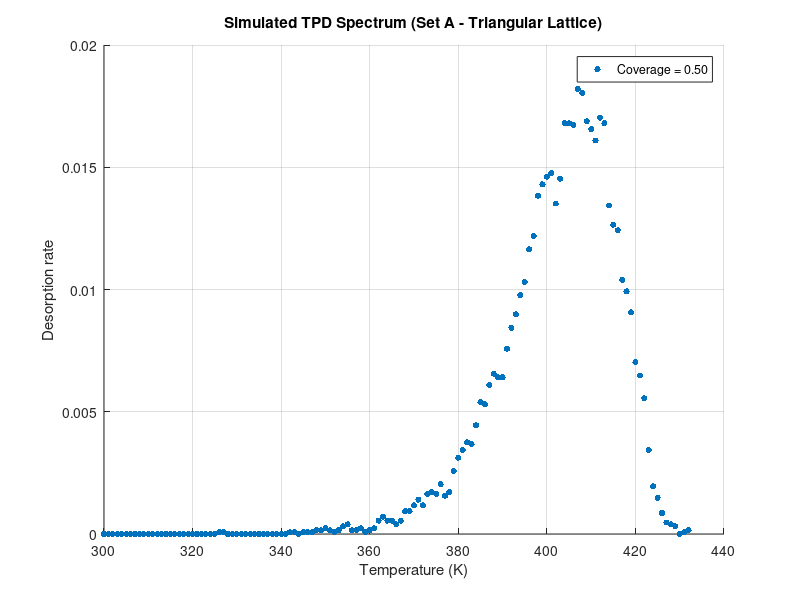

Recreate this plot in MATLAB.
%7/30 - Triangular lattice, sort of works 

clear L lattice N_sites N_ads ind_all neighbors nei ni nj rows cols rates;
clear kB Ed0 eps_nn nu beta T T_max t theta0;

figure; hold on; 

%% --- Parameters (Set A, Triangular lattice) ---
L = 80;                      % Lattice size (L x L)
kB = 0.001987;               % Boltzmann constant [kcal/mol/K]
Ed0 = 30.0;                  % Desorption barrier for isolated molecule [kcal/mol]
eps_nn = 0.00;               % NN interaction energy [kcal/mol] (Set A)
nu = 1e15;                   % Pre-exponential factor [1/s]
beta = 1;                    % Heating rate [K/s] (default unless stated otherwise)
T = 300;                     % Initial temperature [K]
T_max = 600;                 % Max temperature [K]
t = 0;                       % Initial time [s]
theta0 = 0.5;                % Initial coverage (Set A from the article)

%% --- Initialization ---
lattice = zeros(L);          % 0 = empty, 1 = occupied
N_sites = L^2;
N_ads = round(theta0 * N_sites);
ind_all = randperm(N_sites, N_ads);
lattice(ind_all) = 1;

%% --- Neighbor indexing (triangular lattice, periodic boundaries) ---
neighbors = @(i,j) mod([i-1 i+1 i   i   i+1 i-1] - 1, L) + 1; % row neighbors
neighbors_col = @(i,j) mod([j   j   j-1 j+1 j+1 j-1] - 1, L) + 1; % column neighbors

%% --- Simulation Setup ---
dT = 1; % Temperature increment per iteration [K]
T_range = T:dT:T_max;
TPD_data = zeros(length(T_range),2);
idx = 1;

for T = T_range
    % Surface relaxation (random hops)
    for sweep = 1:1000
        i = randi(L); j = randi(L);
        if lattice(i,j) == 1
            nei_r = neighbors(i,j);
            nei_c = neighbors_col(i,j);
            dir = randi(6);
            ni = nei_r(dir); nj = nei_c(dir);
            if lattice(ni, nj) == 0
                lattice(ni, nj) = 1;
                lattice(i, j) = 0;
            end
        end
    end

    % Compute desorption rates
    [rows, cols] = find(lattice == 1);
    N_ads = numel(rows);
    rates = zeros(N_ads, 1);

    for k = 1:N_ads
        i = rows(k); j = cols(k);
        nei_r = neighbors(i,j);
        nei_c = neighbors_col(i,j);
        nn_count = 0;
        for n = 1:6
            if lattice(nei_r(n), nei_c(n)) == 1
                nn_count = nn_count + 1;
            end
        end
        Ed = Ed0 - nn_count * eps_nn;
        rates(k) = nu * exp(-Ed / (kB * T));
    end

    R_tot = sum(rates);

    % Calculate number of desorptions in this temperature step
    dt = dT / beta;
    N_desorb = min(poissrnd(R_tot * dt), N_ads);

    if N_desorb > 0
        cum_rates = cumsum(rates) / R_tot;
        for des = 1:N_desorb
            r = rand();
            des_index = find(cum_rates >= r, 1);
            lattice(rows(des_index), cols(des_index)) = 0;
            rates(des_index) = 0;
            cum_rates = cumsum(rates) / sum(rates);
        end
    end

    % Record TPD data
    coverage = sum(lattice(:)) / N_sites;
    TPD_data(idx,:) = [T, coverage];
    idx = idx + 1;

    if coverage <= 0
        break; % End simulation if surface is empty
    end
end

% Remove unused rows if simulation ends early
TPD_data(idx:end,:) = [];

%% --- Plot Results ---

scatter(TPD_data(:,1), -gradient(TPD_data(:,2), TPD_data(:,1)), 20, 'filled', 'DisplayName', sprintf('Coverage = %.2f', theta0));


hold off; 
xlabel('Temperature (K)');
ylabel('Desorption rate');
title('Simulated TPD Spectrum (Set A - Triangular Lattice)');
legend show;
grid on;
